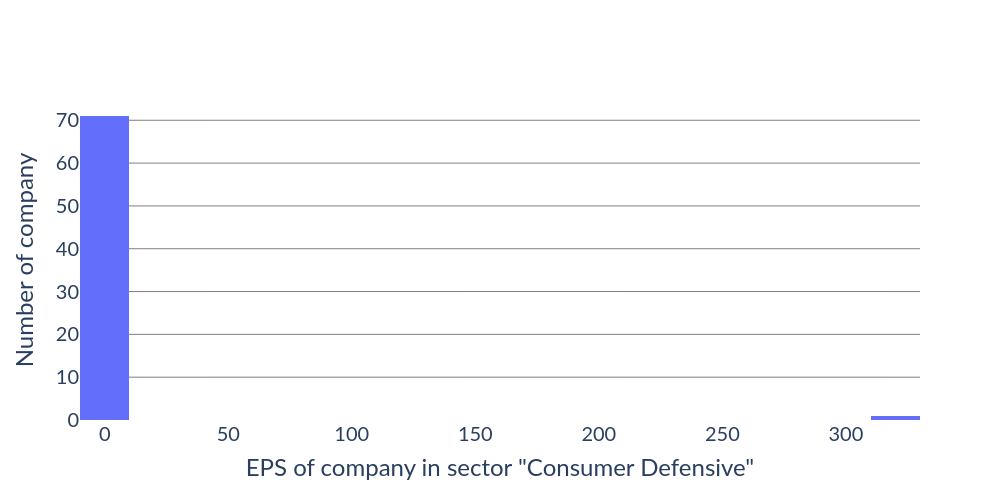

Notebook code for this chart:
### Code cell
# Distribution of market cap
fig = go.Figure()
fig.add_trace(
    go.Histogram(x = df['earning_per_share'].apply(lambda x : float(x) if not pd.isna(x) else None))
)
fig.update_yaxes(showgrid = True, gridcolor = 'gray', title = 'Number of company')
fig.update_xaxes(title = f'EPS of company in sector "{SECTOR}"')
fig.update_layout(
    width = 1000,
    height = 500,
    plot_bgcolor = 'white',
    paper_bgcolor = 'white',
    font = dict(family = 'Lato', size = 20)
)
fig.show()

### Figure 1 — Plotly figure (JSON) as saved in the notebook; plotly's stock layout.template omitted (floating-point values rounded to 4 significant figures)
{"data": [{"type": "histogram", "x": [0.21, 0.06, -0.01, -0.07, -0.02, -0.37, 0.04, -2.64, -0.06, -0.03, 0.1, 0.84, -0.01, 0.12, -0.04, -0.01, null, 0.05, 0.01, 0.16, -0.18, -0.09, -0.01, 0.29, -0.02, -0.12, -0.02, 0.08, -0.11, 0.02, 0.03, 0.09, -0.06, -0.08, -0.08, 329.8, -0.14, 0.04, -0.12, -0.02, 0.12, 0.01, 0.01, null, null, -0.75, -0.08, null, -0.01, 0.13, 0.26, -0.21, null, null, -0.03, -0.02, null, 0.28, -0.01, -0.01, null, -0.02, 0.27, 0.28, -0.04, 0.48, 0.03, 0.02, -0.21, null, -0.18, -0.35, -0.03, -0.04, -0.02, 0.96, -0.87, -0.06, 0.12, -0.1, -0.01]}], "layout": {"font": {"family": "Lato", "size": 20}, "height": 500, "paper_bgcolor": "white", "plot_bgcolor": "white", "width": 1000, "xaxis": {"title": {"text": "EPS of company in sector \"Consumer Defensive\""}}, "yaxis": {"gridcolor": "gray", "showgrid": true, "title": {"text": "Number of company"}}}}
